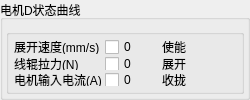
      <widget class="QGroupBox" name="DstateBox">
       <property name="sizePolicy">
        <sizepolicy hsizetype="Expanding" vsizetype="Expanding">
         <horstretch>0</horstretch>
         <verstretch>0</verstretch>
        </sizepolicy>
       </property>
       <property name="minimumSize">
        <size>
         <width>250</width>
         <height>0</height>
        </size>
       </property>
       <property name="maximumSize">
        <size>
         <width>16777215</width>
         <height>16777215</height>
        </size>
       </property>
       <property name="title">
        <string>电机D状态曲线</string>
       </property>
       <layout class="QGridLayout" name="gridLayout_6">
        <property name="leftMargin">
         <number>3</number>
        </property>
        <property name="topMargin">
         <number>3</number>
        </property>
        <property name="rightMargin">
         <number>3</number>
        </property>
        <property name="bottomMargin">
         <number>3</number>
        </property>
        <property name="spacing">
         <number>3</number>
        </property>
        <item row="1" column="0">
         <widget class="QGroupBox" name="groupBox_6">
          <property name="maximumSize">
           <size>
            <width>16777215</width>
            <height>65</height>
           </size>
          </property>
          <property name="title">
           <string/>
          </property>
          <layout class="QGridLayout" name="gridLayout_9">
           <property name="leftMargin">
            <number>5</number>
           </property>
           <property name="topMargin">
            <number>5</number>
           </property>
           <property name="rightMargin">
            <number>5</number>
           </property>
           <property name="bottomMargin">
            <number>5</number>
           </property>
           <property name="spacing">
            <number>3</number>
           </property>
           <item row="0" column="1">
            <widget class="QCheckBox" name="DVelocitycheckBox">
             <property name="text">
              <string>0</string>
             </property>
            </widget>
           </item>
           <item row="0" column="2">
            <widget class="QLabel" name="label_25">
             <property name="minimumSize">
              <size>
               <width>15</width>
               <height>0</height>
              </size>
             </property>
             <property name="text">
              <string>使能</string>
             </property>
            </widget>
           </item>
           <item row="0" column="0">
            <widget class="QLabel" name="label_26">
             <property name="minimumSize">
              <size>
               <width>15</width>
               <height>0</height>
              </size>
             </property>
             <property name="text">
              <string>展开速度(mm/s)</string>
             </property>
            </widget>
           </item>
           <item row="2" column="0">
            <widget class="QLabel" name="label_27">
             <property name="minimumSize">
              <size>
               <width>15</width>
               <height>0</height>
              </size>
             </property>
             <property name="text">
              <string>电机输入电流(A)</string>
             </property>
            </widget>
           </item>
           <item row="2" column="1">
            <widget class="QCheckBox" name="DCurrentcheckBox">
             <property name="text">
              <string>0</string>
             </property>
            </widget>
           </item>
           <item row="1" column="1">
            <widget class="QCheckBox" name="DTorquecheckBox">
             <property name="text">
              <string>0</string>
             </property>
            </widget>
           </item>
           <item row="0" column="3">
            <widget class="QToolButton" name="DEnableButton">
             <property name="minimumSize">
              <size>
               <width>15</width>
               <height>15</height>
              </size>
             </property>
             <property name="text">
              <string/>
             </property>
             <property name="icon">
              <iconset resource="../Image/image.qrc">
               <normaloff>:/red.png</normaloff>:/red.png</iconset>
             </property>
             <property name="iconSize">
              <size>
               <width>10</width>
               <height>10</height>
              </size>
             </property>
             <property name="autoRaise">
              <bool>true</bool>
             </property>
            </widget>
           </item>
           <item row="1" column="2">
            <widget class="QLabel" name="label_28">
             <property name="minimumSize">
              <size>
               <width>15</width>
               <height>0</height>
              </size>
             </property>
             <property name="text">
              <string>展开</string>
             </property>
            </widget>
           </item>
           <item row="1" column="3">
            <widget class="QToolButton" name="DGatheredButton">
             <property name="minimumSize">
              <size>
               <width>15</width>
               <height>15</height>
              </size>
             </property>
             <property name="text">
              <string/>
             </property>
             <property name="icon">
              <iconset resource="../Image/image.qrc">
               <normaloff>:/red.png</normaloff>:/red.png</iconset>
             </property>
             <property name="iconSize">
              <size>
               <width>10</width>
               <height>10</height>
              </size>
             </property>
             <property name="autoRaise">
              <bool>true</bool>
             </property>
            </widget>
           </item>
           <item row="2" column="2">
            <widget class="QLabel" name="label_29">
             <property name="minimumSize">
              <size>
               <width>15</width>
               <height>0</height>
              </size>
             </property>
             <property name="text">
              <string>收拢</string>
             </property>
            </widget>
           </item>
           <item row="2" column="3">
            <widget class="QToolButton" name="DExtensionButton">
             <property name="minimumSize">
              <size>
               <width>15</width>
               <height>15</height>
              </size>
             </property>
             <property name="text">
              <string/>
             </property>
             <property name="icon">
              <iconset resource="../Image/image.qrc">
               <normaloff>:/red.png</normaloff>:/red.png</iconset>
             </property>
             <property name="iconSize">
              <size>
               <width>10</width>
               <height>10</height>
              </size>
             </property>
             <property name="autoRaise">
              <bool>true</bool>
             </property>
            </widget>
           </item>
           <item row="1" column="0">
            <widget class="QLabel" name="label_30">
             <property name="text">
              <string>线辊拉力(N)</string>
             </property>
            </widget>
           </item>
          </layout>
         </widget>
        </item>
        <item row="0" column="0">
         <widget class="QtCharts::QChartView" name="MotorDParameterGraphChartView" native="true">
          <property name="sizePolicy">
           <sizepolicy hsizetype="Preferred" vsizetype="Preferred">
            <horstretch>0</horstretch>
            <verstretch>0</verstretch>
           </sizepolicy>
          </property>
          <property name="minimumSize">
           <size>
            <width>0</width>
            <height>0</height>
           </size>
          </property>
          <property name="font">
           <font>
            <pointsize>5</pointsize>
           </font>
          </property>
         </widget>
        </item>
       </layout>
      </widget>
